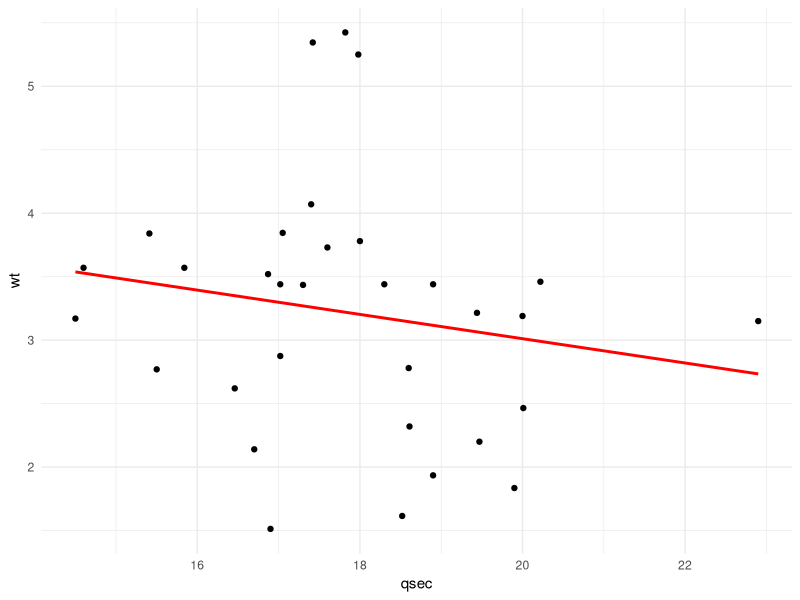

R code for this plot:
## ---- chunk 1
knitr::opts_chunk$set(echo = TRUE, message=FALSE, warning=FALSE)
knitr::opts_chunk$set(fig.width=4, fig.height=3, fig.align = "center") 
## ---- chunk 2
library(tidyverse)
## ---- chunk 3
mtcars %>% 
  ggplot(aes(x = qsec, y = wt)) +
  geom_point() +
  geom_smooth(method = "lm", se = FALSE, color = "red") +
  theme_minimal()
## ---- chunk 4
lm(wt ~ qsec, data = mtcars)
